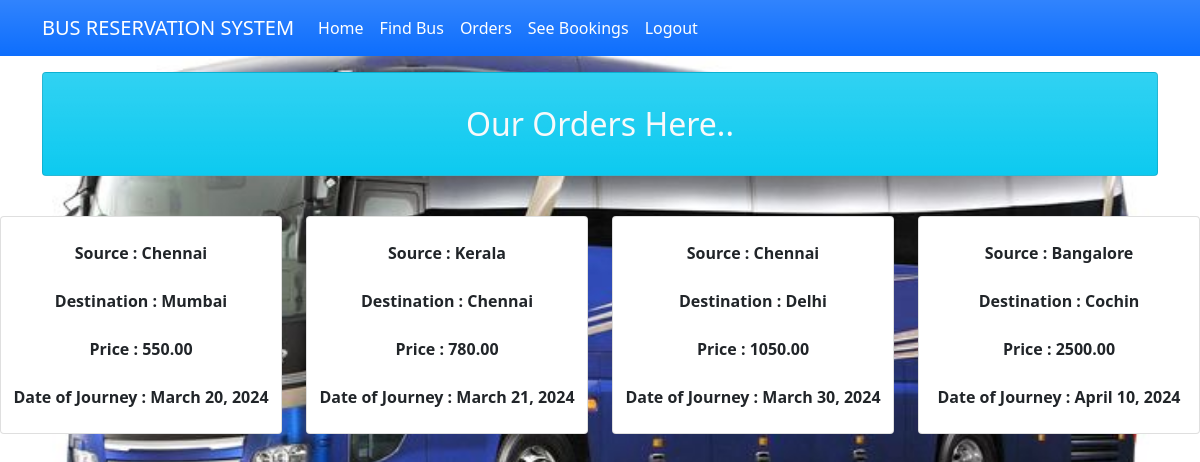
The app's page /orders (signed in) with its own data.
### myapp/models.py (models this page shows, shortened)
class Bus(models.Model):
    bus_name = models.CharField(max_length=30)
    source = models.CharField(max_length=30)
    dest = models.CharField(max_length=30)
    nos = models.DecimalField(decimal_places=0, max_digits=2)
    rem = models.DecimalField(decimal_places=0, max_digits=2)
    price = models.DecimalField(decimal_places=2, max_digits=6)
    date = models.DateField()
    time = models.TimeField()
    class Meta:
        verbose_name_plural = "List of Busses"

### myapp/views.py (the view)
# urls.py: path('orders', views.orders, name="orders"),
@login_required(login_url='signin')
def orders(request,new={}):
    context={}
    bus_list=Bus.objects.all()
    return render(request, 'myapp/orders.html',locals())

### myapp/templates/myapp/orders.html (shortened to what this page needs)
{% extends 'myapp/base.html' %} {% block content %}
<div class="container  py-3">
    <div class="card bg-info bg-gradient">
        <div class="card-body">
            <h2 class="my-3 text-center text-light">Our Orders Here..</h2>
        </div>
    </div>
</div>
<div class="row justify-content-center mt-4 item_grid">
                    {% for row in bus_list %}
                        <div class="col-lg-3 col-md-7 col-sm-10 col-xs-10 col-centered ">
                        <div class="card rounded-10">
                       <div class="container-grid text-center" >
                            <br><b>Source : {{row.source}}</b><br><br>
                            <b>Destination : {{row.dest}}</b><br><br>
                            <b>Price : {{row.price}}</b><br><br>
                            <b>Date of Journey : {{row.date}}</b><br><br>
                       </div>
                        </div></div>
                    {% endfor %}
</div>
{% endblock %}

### myapp/templates/myapp/base.html (shortened to what this page needs)
<!doctype html>
<html lang="en">
<head>
    <link rel="stylesheet" href="https://cdn.jsdelivr.net/npm/bootstrap@5.1.3/dist/css/bootstrap.min.css">
</head>
<body class="bg-image bg-cover" style="background: url('/static/img/bg.jpg') 50% 0 no-repeat fixed;background-size: contain;">
<nav class="navbar navbar-expand-lg navbar-light bg-gradient bg-primary">
    <div class="container">
        <a class="navbar-brand" href="#" style="color: white;">BUS RESERVATION SYSTEM</a>
        <div class="collapse navbar-collapse" id="navbarNavAltMarkup">
            <div class="navbar-nav" >
                <a class="nav-item nav-link active" href="{% url 'home' %}" style="color: white; ">Home</a>
                <a class="nav-item nav-link" href="{% url 'findbus' %}" style="color: white;">Find Bus</a>
                <a class="nav-item nav-link" href="{% url 'orders' %}" style="color: white;">Orders</a>
                <a class="nav-item nav-link" href="{% url 'seebookings' %}" style="color: white;">See Bookings</a>
                {% if request.user.is_active %}
                <a class="nav-item nav-link " href="{% url 'signout' %}" style="color: white;">Logout</a>
                {% else %}
                <a class="nav-item nav-link " href="{% url 'signup' %}" style="color: white;">Registration</a>
                {% endif %}
            </div>
        </div>
    </div>
</nav>
{% block content %}
{% endblock %}
</body>
</html>

### records on screen
Bus: source "Chennai", dest "Mumbai", price "550.00", date "March 20, 2024"
Bus: source "Kerala", dest "Chennai", price "780.00", date "March 21, 2024"
Bus: source "Chennai", dest "Delhi", price "1050.00", date "March 30, 2024"
Bus: source "Bangalore", dest "Cochin", price "2500.00", date "April 10, 2024"
